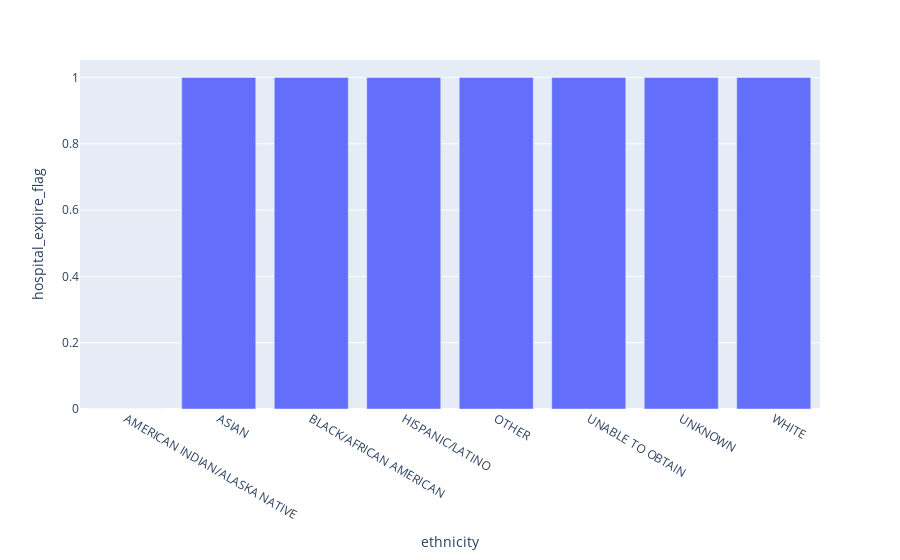

The notebook cell saved with this chart:
### Code cell
fig = px.bar(counts, x='ethnicity', y="hospital_expire_flag")
fig.show()

### Figure 1 — Plotly figure (JSON) as saved in the notebook; plotly's stock layout.template omitted (floating-point values rounded to 4 significant figures)
{"data": [{"alignmentgroup": "True", "hovertemplate": "ethnicity=%{x}<br>hospital_expire_flag=%{y}<extra></extra>", "legendgroup": "", "marker": {"color": "#636efa", "pattern": {"shape": ""}}, "name": "", "offsetgroup": "", "orientation": "v", "showlegend": false, "textposition": "auto", "type": "bar", "x": ["AMERICAN INDIAN/ALASKA NATIVE", "ASIAN", "ASIAN", "BLACK/AFRICAN AMERICAN", "BLACK/AFRICAN AMERICAN", "HISPANIC/LATINO", "HISPANIC/LATINO", "OTHER", "OTHER", "UNABLE TO OBTAIN", "UNABLE TO OBTAIN", "UNKNOWN", "UNKNOWN", "WHITE", "WHITE"], "xaxis": "x", "y": [0, 0, 1, 0, 1, 0, 1, 0, 1, 0, 1, 0, 1, 0, 1], "yaxis": "y"}], "layout": {"barmode": "relative", "legend": {"tracegroupgap": 0}, "margin": {"t": 60}, "xaxis": {"anchor": "y", "domain": [0, 1], "title": {"text": "ethnicity"}}, "yaxis": {"anchor": "x", "domain": [0, 1], "title": {"text": "hospital_expire_flag"}}}}
